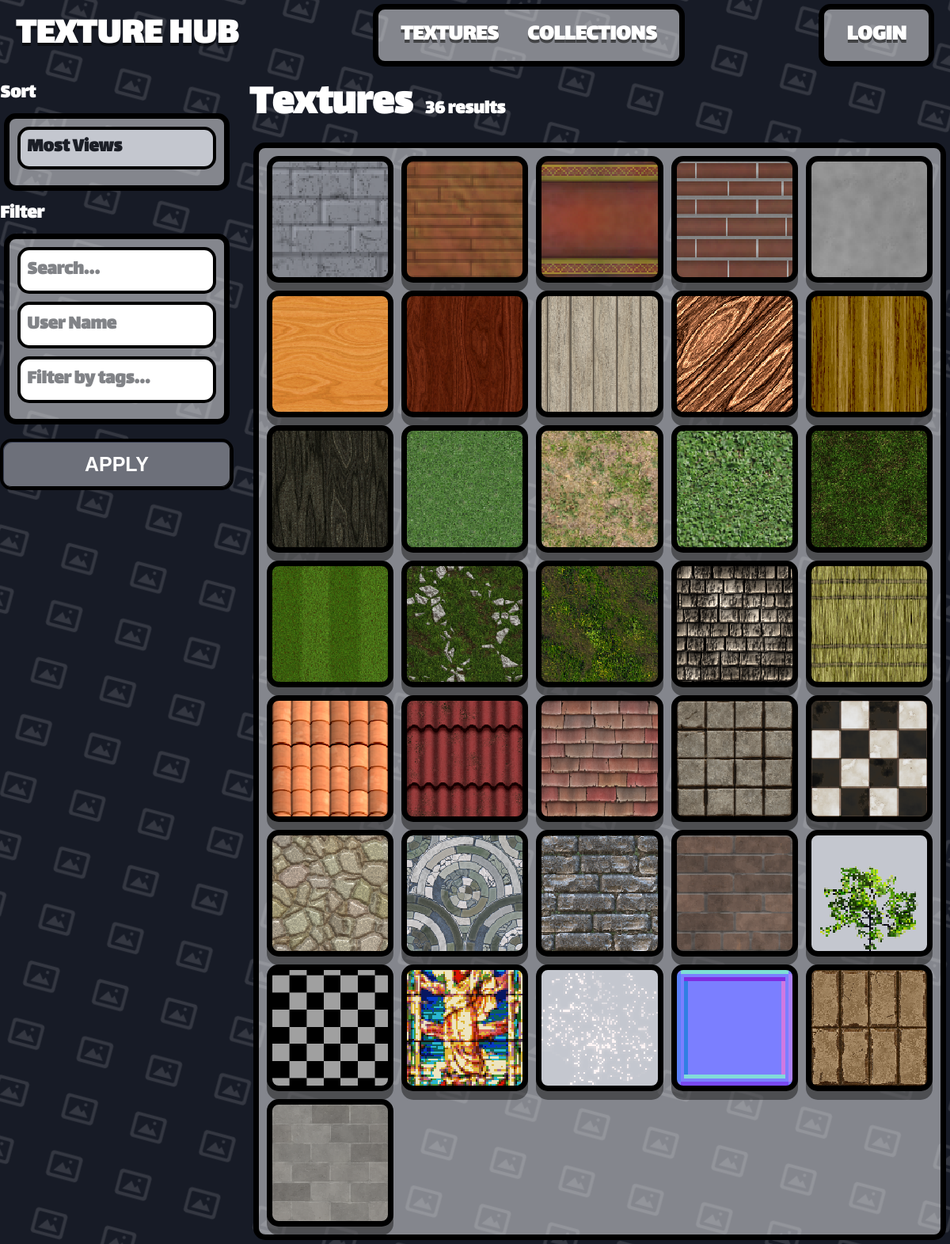
Page /0 on the earlier database version.
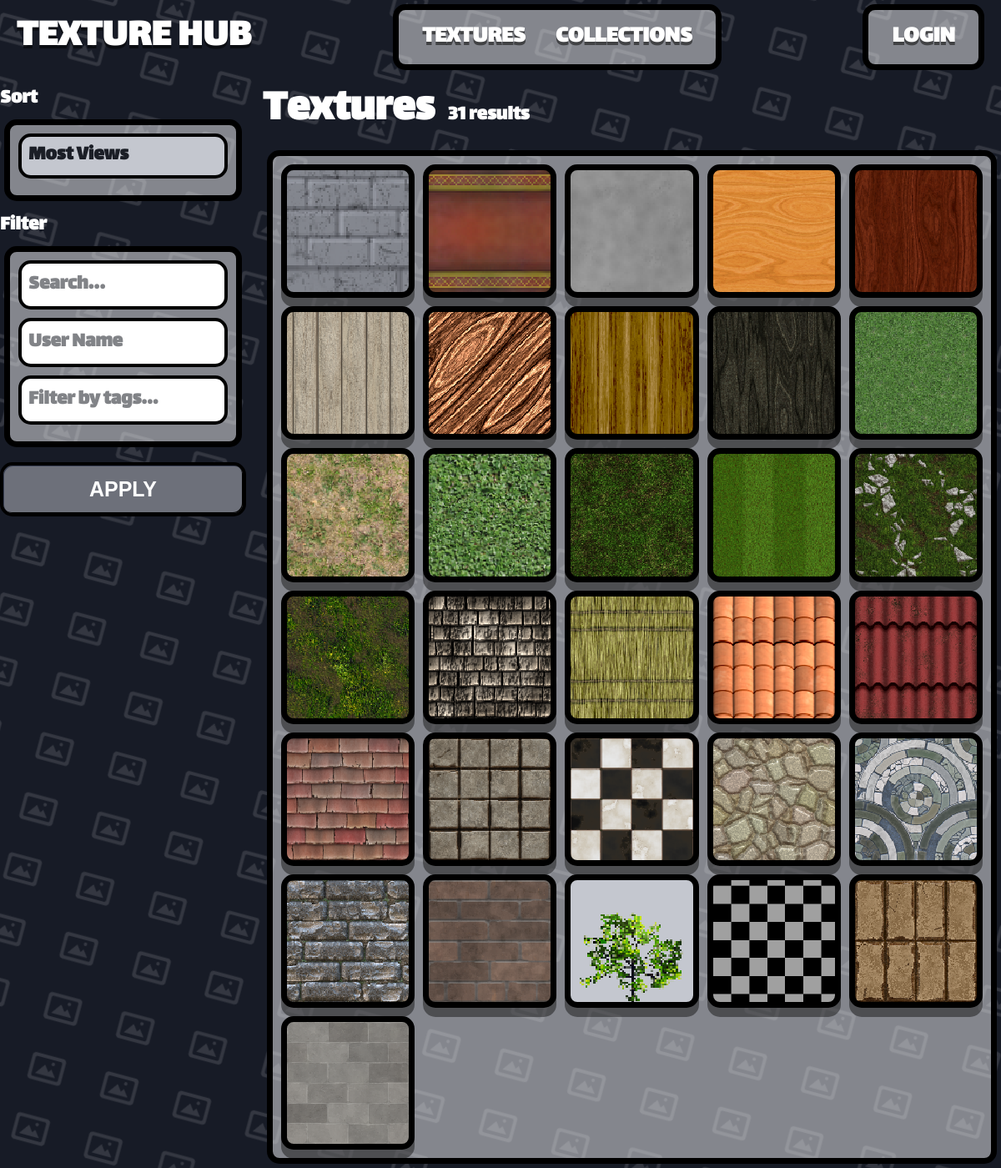
Same page on the later database version.
### app.py (models this page shows)
class Texture(db.Model):
    __tablename__ = 'Texture'
    texture_id = db.Column(db.Integer, primary_key=True)
    texture_name = db.Column(db.String(80), unique=True, nullable=False)
    texture_address = db.Column(db.String(120), nullable=False)
    texture_user_id = db.Column(db.Integer, default=0)
    texture_tags = db.Column(db.String(200), nullable=True)

### app.py (the view)
@app.route('/<int:page>', methods=["POST", "GET"])
def home(page=0):
    if page == 0:
        page_items = Texture.query.all()
        name_field = 'texture_name'
        tags_field = 'texture_tags'
        owner_field = 'texture_user_id'
    elif page == 1:
        page_items = Collection.query.all()
        name_field = 'collection_name'
        tags_field = None
        owner_field = 'collection_user_id'
    else:
        page_items = []
        name_field = None
        tags_field = None
        owner_field = None
    search_query = ''
    tag_query = ''
    user_query = ''
    filtered_items = page_items
    sort = "views"
    if request.method == 'POST':
        sort = request.form.get('sort','')
        search_query = request.form.get('search', '').strip()
        tag_query = request.form.get('tags', '').strip()
        user_query = request.form.get('user', '').strip()
    else:
        search_query = request.args.get('search', '').strip()
        tag_query = request.args.get('tags', '').strip()
        user_query = request.args.get('user', '').strip()
    if search_query and len(search_query) < 20:
        lower_search = search_query.lower()
        matched_by_name = [
            item for item in page_items
            if lower_search in (getattr(item, name_field, '') or '').lower()
        ]
    else:
        matched_by_name = page_items
    if user_query and owner_field and len(user_query) < 20:
        owner = User.query.filter_by(user_name=user_query).first()
        if owner:
            matched_by_user = [
                item for item in page_items
                if getattr(item, owner_field, None) == owner.user_id
            ]
        else:
            matched_by_user = []
    else:
        matched_by_user = page_items
    if tags_field and tag_query and len(tag_query) < 20:
        selected_tags = [
            tag.strip().lower()
            for tag in tag_query.split(',')
            if tag.strip()
        ]
        matched_by_tags = []
        for item in page_items:
            raw_tags = getattr(item, tags_field, '') or ''
            item_tag_list = [
                tag.strip().lower()
                for tag in raw_tags.split(',')
                if tag.strip()
            ]
            if any(tag in item_tag_list for tag in selected_tags):
                matched_by_tags.append(item)
    else:
        matched_by_tags = page_items
    filtered_items = [
        item for item in page_items
        if item in matched_by_name and item in matched_by_tags and item in matched_by_user
    ]
    if sort == 'downloads':
            filtered_items = sorted(
                filtered_items,
                key=lambda item: getattr(item, 'downloads', 0) or 0,
                reverse=True
            )
    elif sort in ('ascending', 'acending'):
        filtered_items = sorted(
            filtered_items,
            key=lambda item: (getattr(item, name_field, '') or '').lower()
        )
    elif sort in ('descending', 'decending'):
        filtered_items = sorted(
            filtered_items,
            key=lambda item: (getattr(item, name_field, '') or '').lower(),
            reverse=True
        )
    else:  # default / 'views'
        filtered_items = sorted(
            filtered_items,
            key=lambda item: getattr(item, 'views', 0) or 0,
            reverse=True
        )
    return render_template(
        'home.html',
        user=get_current_user(),
        items=filtered_items,
        page=page,
        search_query=search_query,
        tag_query=tag_query,
        user_query=user_query
    )

### app.py (called while the page is built)
def get_current_user():
    user_id = session.get('user_id')
    if user_id is None:
        return None
    return User.query.get(user_id)

@app.template_filter('texture_url')
def texture_image_url(address):
    if not address:
        return DEFAULT_TEXTURE_URL
    addr = str(address).strip().replace('\\', '/')
    if addr.startswith('/static/images/'):
        rel = addr[len('/static/images/') :]
    elif addr.startswith('static/images/'):
        rel = addr[len('static/images/') :]
    else:
        rel = os.path.basename(addr)
    rel = os.path.basename(rel)
    if not rel or rel.startswith('.'):
        return DEFAULT_TEXTURE_URL
    full = os.path.join(STATIC_IMAGES_DIR, rel)
    if os.path.isfile(full):
        return f'/static/images/{rel}'
    return DEFAULT_TEXTURE_URL

### templates/home.html (shortened to what this page needs)
{% extends "template.html" %}
{% block content %}
<div class="th-textures-layout">
    <aside class="th-sidebar">
        <form action="/{{ page }}" method="post">
            <label class="th-label" for="sort">Sort</label>
            <div class="container">
                <div class="th-filter-group">
                    <select class="th-input th-select" id="sort" name="sort">
                        <option value="views">Most Views</option>
                    </select>
                </div>
            </div>
            <label class="th-label" for="search">Filter</label>
            <div class="container">
                <div class="th-filter-group">
                    <input class="th-input" id="search" type="text" name="search" placeholder="Search..." value="{{ search_query }}">
                </div>
                <div class="th-filter-group">
                    <input class="th-input" id="user" type="text" name="user" placeholder="User Name" value="{{ user_query }}">
                </div>
                <div class="th-filter-group">
                    <input class="th-input" id="tags" type="text" name="tags" placeholder="Filter by tags..." value="{{ tag_query }}">
                </div>
            </div>
            <button class="th-btn th-btn-block" type="submit">Apply</button>
        </form>
    </aside>
    <section class="th-textures-main">
        <div class="th-textures-header">
            <h1>{% if page == 1 %}Collections{% else %}Textures{% endif %}</h1>
            <div class="th-results-count">{{ items|length }} results</div>
        </div>
        <div class="container">
            <div class="th-grid-scroll">
                <div class="th-texture-grid">
                    {% for item in items %}
                        {% if page == 0 %}
                            {% include "texture_template.html" %}
                        {% elif page == 1 %}
                            {% include "collection_template.html" %}
                        {% endif %}
                    {% endfor %}
                </div>
            </div>
        </div>
    </section>
</div>
{% endblock %}

### templates/texture_template.html
<a href="/texture/{{ item.texture_id }}" class="item" style="background-image: url('{{ item.texture_address | texture_url }}'); background-size: cover; background-position: center; background-repeat: no-repeat;">
    <div class="item-thumb"></div>
</a>

Differences in the rows shown:
removed Texture: texture_address|texture_url (picture)
removed Texture: texture_address|texture_url (picture)
removed Texture: texture_address|texture_url (picture)
removed Texture: texture_address|texture_url (picture)
removed Texture: texture_address|texture_url (picture)
Other differences:
{{ items|length }}: "36" → "31"
